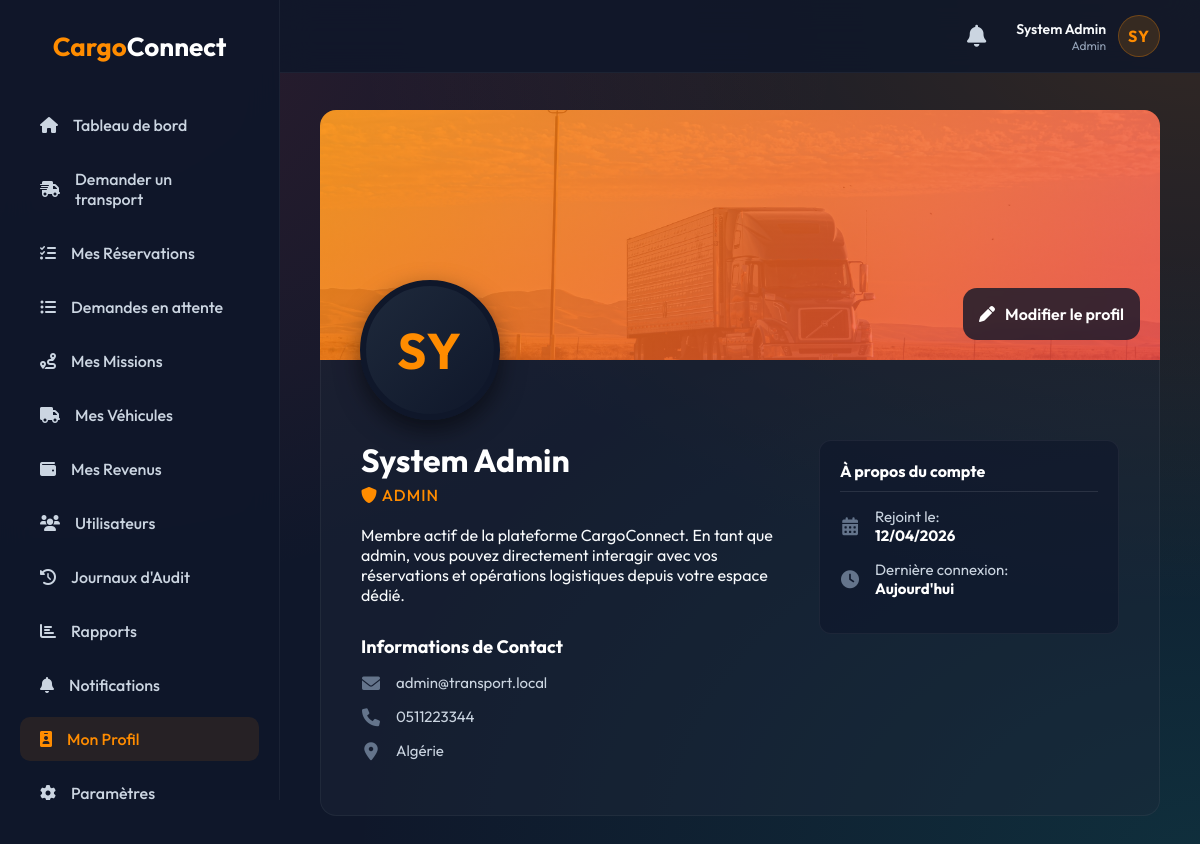
/account/profile.php (signed in), run on the app's committed database.
### tables this page shows
CREATE TABLE IF NOT EXISTS users (
    id INT UNSIGNED AUTO_INCREMENT PRIMARY KEY,
    name VARCHAR(100) NOT NULL,
    email VARCHAR(150) NOT NULL UNIQUE,
    password_hash VARCHAR(255) NOT NULL,
    phone VARCHAR(20) UNIQUE,
    role ENUM('client', 'transporter', 'admin') NOT NULL DEFAULT 'client',
    status ENUM('active', 'suspended', 'pending') NOT NULL DEFAULT 'active',
    id_card_url VARCHAR(255) NULL,
    id_is_verified TINYINT(1) DEFAULT 0,
    region VARCHAR(255) NULL DEFAULT 'Algérie',
    created_at TIMESTAMP DEFAULT CURRENT_TIMESTAMP,
    updated_at TIMESTAMP DEFAULT CURRENT_TIMESTAMP ON UPDATE CURRENT_TIMESTAMP,
    last_login DATETIME NULL,
    remember_token VARCHAR(255) NULL,
    INDEX idx_user_email (email),
    INDEX idx_user_role (role)
);

### account/profile.php (the view, shortened to what this page needs)
<?php
$database = new Database();
$pdo = $database->getConnection();
$user_id = $_SESSION['user_id'];
$stmt = $pdo->prepare("SELECT * FROM users WHERE id = ?");
$stmt->execute([$user_id]);
$user = $stmt->fetch(PDO::FETCH_ASSOC);
?>
<!DOCTYPE html>
<html lang="fr">
<head>
    <link href="https://cdnjs.cloudflare.com/ajax/libs/font-awesome/6.0.0/css/all.min.css" rel="stylesheet">
    <link rel="stylesheet" href="<?php echo CSS_URL; ?>style.css">
    <link rel="stylesheet" href="<?php echo CSS_URL; ?>dashboard.css">
</head>
<body>
<div class="dashboard-layout">
    <?php include INC_PATH . 'sidebar.php'; ?>
<main class="main-content">
        <?php include INC_PATH . 'topbar.php'; ?>
        <div style="max-width: 1200px; margin: 0 auto;">
            <div class="profile-banner">
                <div class="profile-picture-wrapper">
                    <span><?php echo $userInitials; ?></span>
                </div>
                <div class="profile-actions">
                    <a href="settings.php" class="btn-primary" style="background: rgba(15,23,42,0.8); backdrop-filter: blur(5px); border-color: rgba(255,255,255,0.1);"><i class="fas fa-pen"></i> Modifier le profil</a>
                </div>
            </div>
            <div class="profile-body">
                <div>
                    <h1 class="profile-name"><?php echo htmlspecialchars($user['name']); ?></h1>
                    <div class="profile-role"><i class="fas fa-shield-alt"></i> <?php echo htmlspecialchars($role); ?></div>
                    <p class="profile-bio">
                        Membre actif de la plateforme CargoConnect. En tant que <?php echo htmlspecialchars($role); ?>, vous pouvez directement interagir avec vos réservations et opérations logistiques depuis votre espace dédié.
                    </p>
                    <h3 style="margin: 30px 0 15px 0; color: white; font-size: 18px;">Informations de Contact</h3>
                    <ul class="info-list">
                        <li><i class="fas fa-envelope"></i> <?php echo htmlspecialchars($user['email']); ?></li>
                        <li><i class="fas fa-phone"></i> <?php echo htmlspecialchars($user['phone'] ?? 'Non renseigné'); ?></li>
                        <li><i class="fas fa-map-marker-alt"></i> <?php echo htmlspecialchars($user['region'] ?? 'Algérie'); ?></li>
                    </ul>
                </div>
                <div>
                    <div class="timeline-box">
                        <h3>À propos du compte</h3>
                        <ul class="info-list" style="margin-top: 15px;">
                            <li><i class="fas fa-calendar-alt"></i> <span>Rejoint le:<br><strong style="color:white;"><?php echo date('d/m/Y', strtotime($user['created_at'])); ?></strong></span></li>
                            <li><i class="fas fa-clock"></i> <span>Dernière connexion:<br><strong style="color:white;"><?php echo $user['last_login'] ? date('d M Y, H:i', strtotime($user['last_login'])) : 'Aujourd\'hui'; ?></strong></span></li>
                        </ul>
                    </div>
                </div>
            </div>
        </div>
    </main>
</div>
</body>
</html>

### public/css/style.css (style rules this page uses)
:root { --primary: #ff8c00; --primary-hover: #ff6b00; --bg-dark: #0f172a; --text-main: #f8fafc; --text-muted: #94a3b8; --glass-bg: rgba(15, 23, 42, 0.4); --glass-border: rgba(255, 255, 255, 0.08); --glass-shadow: 0 25px 50px -12px rgba(0, 0, 0, 0.5); }
* { margin: 0; padding: 0; box-sizing: border-box; font-family: 'Outfit', sans-serif; }
body { min-height: 100vh; background: var(--bg-dark); display: flex; flex-direction: column; color: var(--text-main); position: relative; overflow-x: hidden; }
.btn-primary, .btn-secondary, .btn-outline,.btn-primary a, .btn-secondary a, .btn-outline a { width: 100%; padding: 16px; border-radius: 14px; font-size: 16px; font-weight: 600; cursor: pointer; transition: all 0.3s cubic-bezier(0.4, 0, 0.2, 1); display: flex; justify-content: center; align-items: center; gap: 10px; margin-top: 10px; text-decoration: none !important; }
.btn-primary { background: var(--primary); color: white; border: none; }

### public/css/dashboard.css (style rules this page uses)
body { background: #0f172a; background-image: radial-gradient(at 0% 0%, rgba(239, 68, 68, 0.15) 0px, transparent 50%), radial-gradient(at 100% 0%, rgba(255, 140, 0, 0.15) 0px, transparent 50%), radial-gradient(at 100% 100%, rgba(20, 184, 166, 0.15) 0px, transparent 50%); background-attachment: fixed; min-height: 100vh; color: #f8fafc; font-family: 'Inter', 'Outfit', sans-serif; }
.dashboard-layout { display: flex; min-height: 100vh; }
.main-content { flex: 1; padding: 110px 40px 40px 40px; margin-left: 280px; width: calc(100% - 280px); overflow-y: auto; position: relative; z-index: 10; }
h1, h2, h3, h4, .stat-details .num { color: #f8fafc; }

### account/profile.php (style rules this page uses)
.profile-banner { height: 250px; background: linear-gradient(135deg, rgba(255,140,0,0.8), rgba(239,68,68,0.8)), url('../assets/bg.jpg') center/cover; border-radius: 16px 16px 0 0; position: relative; }
.profile-picture-wrapper { position: absolute; bottom: -60px; left: 40px; width: 140px; height: 140px; border-radius: 50%; border: 6px solid #0f172a; background: linear-gradient(135deg, #1e293b, #0f172a); display: flex; align-items: center; justify-content: center; box-shadow: 0 10px 25px rgba(0,0,0,0.5); }
.profile-picture-wrapper span { font-size: 50px; font-weight: 700; color: #ff8c00; letter-spacing: 2px; }
.profile-actions { position: absolute; bottom: 20px; right: 20px; display: flex; gap: 10px; }
.profile-body { padding: 80px 40px 40px 40px; background: rgba(30, 41, 59, 0.4); border-radius: 0 0 16px 16px; border: 1px solid rgba(255,255,255,0.05); border-top: none; display: grid; grid-template-columns: 1fr 300px; gap: 40px; }
.profile-name { font-size: 32px; font-weight: 700; color: white; margin-bottom: 5px; }
.profile-role { font-size: 16px; color: #ff8c00; font-weight: 500; text-transform: uppercase; letter-spacing: 1px; margin-bottom: 20px; }
.info-list { list-style: none; padding: 0; margin: 0; }
.info-list li { display: flex; align-items: center; gap: 15px; margin-bottom: 15px; color: #cbd5e1; font-size: 15px; }
.info-list i { color: #64748b; font-size: 18px; width: 20px; text-align: center; }
.timeline-box { background: rgba(15, 23, 42, 0.6); border-radius: 12px; padding: 20px; border: 1px solid rgba(255,255,255,0.05); }
.timeline-box h3 { font-size: 16px; color: white; margin-bottom: 15px; border-bottom: 1px solid rgba(255,255,255,0.1); padding-bottom: 10px; }

### data on the page
users: name "System Admin", email "admin@transport.local", phone "0511223344", region "Algérie", created_at "12/04/2026"

### other printed values
$userName "System Admin"
$userRole "Admin"
$userInitials "SY"
$role "ADMIN"
$role "admin"
